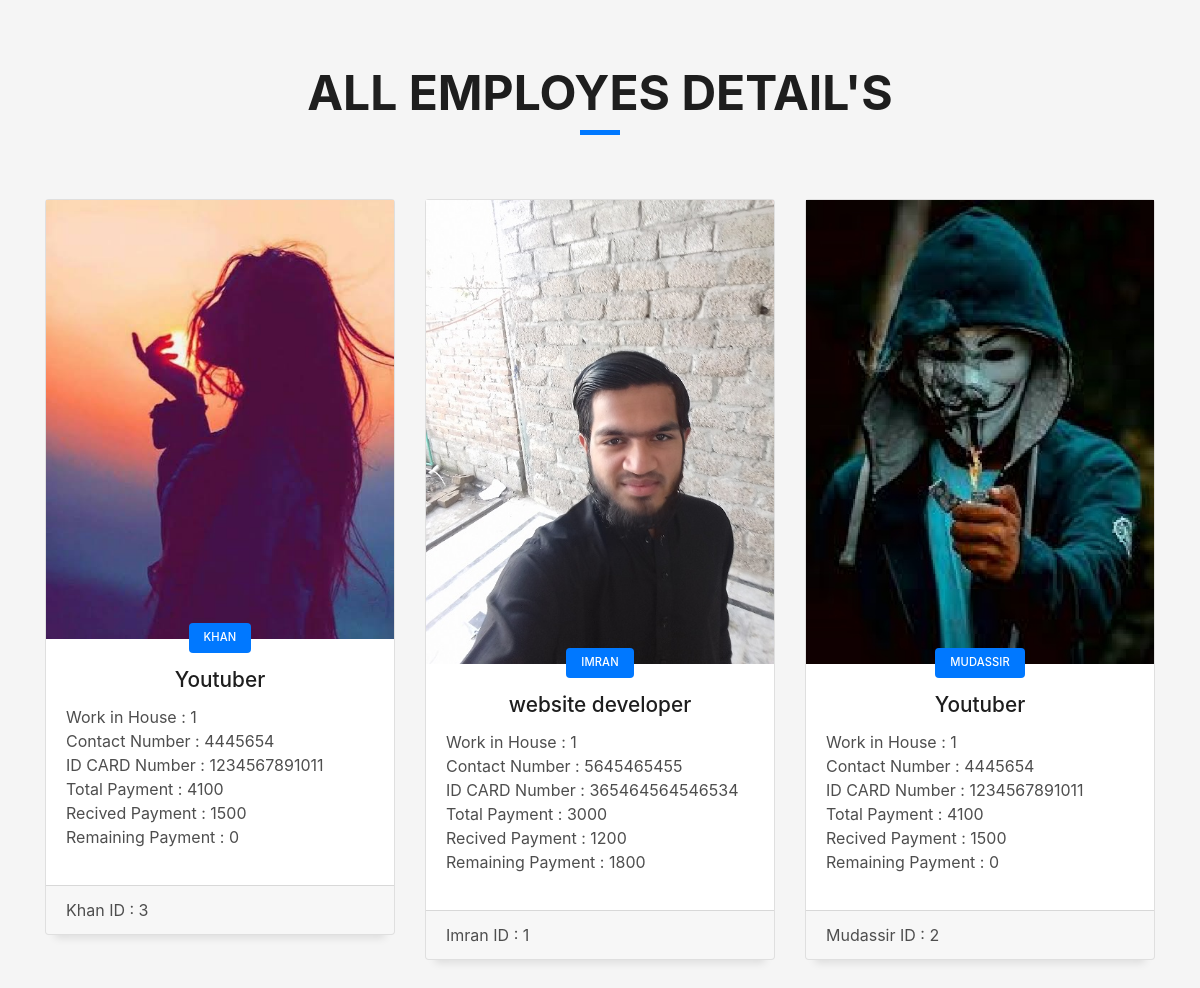
The app's page /viewemployes.php?myid=1 (signed in) with its own data.
### tables this page shows
CREATE TABLE `employes` (
  `id` int(100) NOT NULL,
  `number` varchar(1000) NOT NULL,
  `name` varchar(1000) NOT NULL,
  `idcard` varchar(1000) NOT NULL,
  `contact` varchar(1000) NOT NULL,
  `housenumber` varchar(1000) NOT NULL,
  `occupation` varchar(1000) NOT NULL,
  `totalpayment` int(255) NOT NULL,
  `recivepayment` int(255) NOT NULL,
  `remainingpayment` int(255) NOT NULL,
  `image` varchar(1200) NOT NULL
);

### viewemployes.php (the view, shortened to what this page needs)
<?php
		if (isset($_SESSION['email']))
		{
?>
<!DOCTYPE html>
<html lang="en">
<head>
  <link href="lib/bootstrap/css/bootstrap.min.css" rel="stylesheet">
  <link href="lib/font-awesome/css/font-awesome.min.css" rel="stylesheet">
  <link href="lib/animate/animate.min.css" rel="stylesheet">
  <link href="lib/ionicons/css/ionicons.min.css" rel="stylesheet">
  <link href="lib/owlcarousel/assets/owl.carousel.min.css" rel="stylesheet">
  <link href="lib/lightbox/css/lightbox.min.css" rel="stylesheet">
  <link href="css/style.css" rel="stylesheet">
</head>
<body id="page-top">
  <section id='blog' class='blog-mf sect-pt4 route'>
    <div class='container'>
      <div class='row'>
        <div class='col-sm-12'>
          <div class='title-box text-center'>
            <h3 class='title-a'>
              All Employes Detail's
            </h3>
            <div class='line-mf'></div>
          </div>
        </div>
      </div>
	  <div class='row'>
  <?php
		include "conn.php";
		$id= $_GET['myid'];
		$query="select * from employes WHERE housenumber='$id'";
		$query_exec=mysqli_query($conn,$query);
		while ($row=mysqli_fetch_array($query_exec))
		{
  echo "
        <div class='col-md-4'>
          <div class='card card-blog'>
            <div class='card-img'>
              <a href='#'><center><img src='images/employes/".$row['image']."' alt='".$row['name']."' class='img-fluid'></center></a>
            </div>
            <div class='card-body'>
              <div class='card-category-box'>
                <div class='card-category'>
                  <h6 class='category'>".$row['name']."</h6>
                </div>
              </div>
              <h3 align='center' class='card-title'><a href='#'>".$row['occupation']."<br></a></h3>
              <p class='card-description'>
				Work in House : ".$row['housenumber']."<br>
                Contact Number : ".$row['contact']."<br>
                ID CARD Number : ".$row['idcard']."<br>
                Total Payment : ".$row['totalpayment']."<br>
                Recived Payment : ".$row['recivepayment']."<br>
                Remaining Payment : ".$row['remainingpayment']."
              </p>
            </div>
            <div class='card-footer'>
              <div class='post-author'>
			  ".$row['name']." ID : ".$row['number']."
              </div>
			 </div>
			 </div>
			 </div>";
		}
  ?>
  </div>
  </section>
</body>
</html>
<?php
	}
	else
	{
		header("Location: login.php");
	}
?>

### css/style.css (style rules this page uses)
body { background-color: #f5f5f5; color: #4e4e4e; }
h1, h2, h3, h4, h5, h6 { color: #1e1e1e; }
a { color: #1e1e1e; transition: all 0.5s ease-in-out; }
.box-shadow, .paralax-mf, .service-box, .work-box, .card-blog { box-shadow: 0 13px 8px -10px rgba(0, 0, 0, 0.1); }
.sect-pt4 { padding-top: 4rem; }
.title-box { margin-bottom: 4rem; }
.title-a { font-size: 3rem; font-weight: bold; text-transform: uppercase; }
.line-mf { width: 40px; height: 5px; background-color: #0078ff; margin: 0 auto; }
.card-blog .card-body { position: relative; }
.card-blog .card-category-box { position: absolute; text-align: center; top: -16px; left: 15px; right: 15px; line-height: 25px; overflow: hidden; }
.card-blog .card-category { display: inline-block; color: #fff; padding: 0 15px 5px; overflow: hidden; background-color: #0078ff; border-radius: 4px; }
.card-blog .card-category .category { color: #fff; display: inline-block; text-transform: uppercase; font-size: .7rem; letter-spacing: .1px; margin-bottom: 0; }
.card-blog .card-title { font-size: 1.3rem; margin-top: .6rem; }
.card-blog .card-description { color: #4e4e4e; }
.card-blog .post-author { display: inline-block; }
@media (min-width: 767px) { .card-blog { margin-bottom: 3rem; } }

### records on screen
employes: image (picture), name "KHAN", occupation "Youtuber", housenumber "1", contact "4445654", idcard "1234567891011", totalpayment "4100", recivepayment "1500", remainingpayment "0", name "Khan", number "3"
employes: image (picture), name "IMRAN", occupation "website developer", housenumber "1", contact "5645465455", idcard "365464564546534", totalpayment "3000", recivepayment "1200", remainingpayment "1800", name "Imran", number "1"
employes: image (picture), name "MUDASSIR", occupation "Youtuber", housenumber "1", contact "4445654", idcard "1234567891011", totalpayment "4100", recivepayment "1500", remainingpayment "0", name "Mudassir", number "2"
